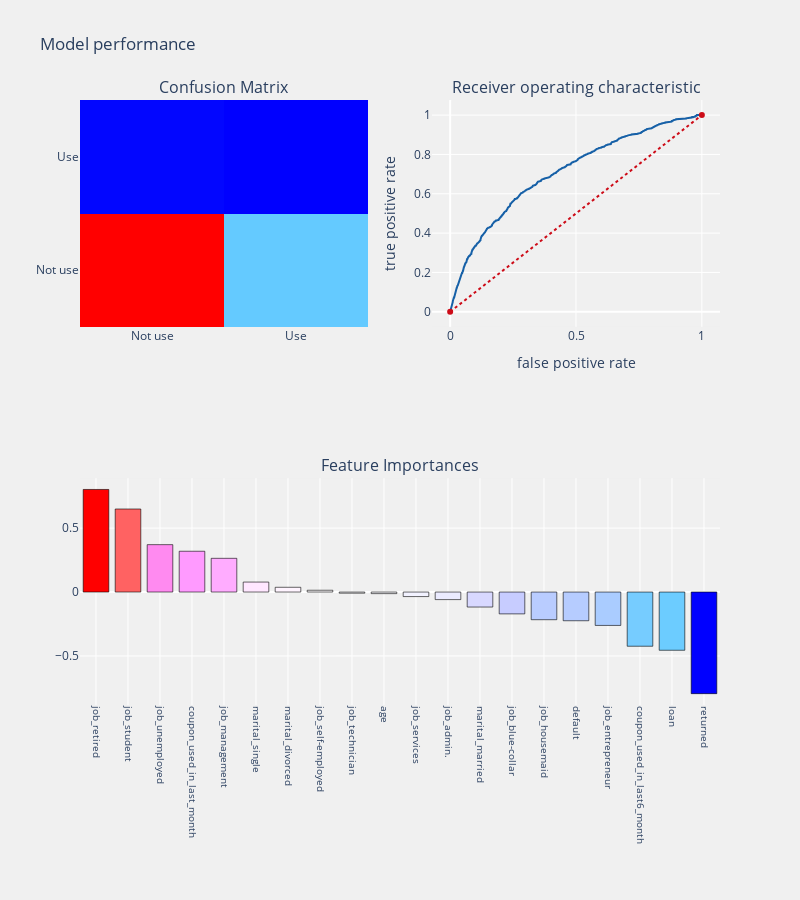

The cell this chart's notebook holds for it:
### Markdown cell above
2.1 Baseline Model

### Code cell
from sklearn.model_selection import train_test_split
from sklearn.linear_model import LogisticRegression
from sklearn.metrics import confusion_matrix,accuracy_score,classification_report
from sklearn.metrics import roc_auc_score,roc_curve,scorer
from sklearn.metrics import f1_score
import statsmodels.api as sm
from sklearn.metrics import precision_score,recall_score
from yellowbrick.classifier import DiscriminationThreshold
from sklearn.utils import resample
#splitting train and test data
train,test = train_test_split(coupon,test_size = 0.3,random_state = 100)

#balancing data(downsampling the majority class)
train_majority = train[train.coupon_use == 0]
train_minority = train[train.coupon_use == 1]
train_majority_downsampled = resample(train_majority,
                                     replace = False,
                                     n_samples = 2832,
                                     random_state = 123)
train_downsampled = pd.concat([train_majority_downsampled, train_minority])

##seperating dependent and independent variables
cols = [i for i in coupon.columns if i not in target_col]
train_X = train_downsampled.drop('coupon_use', axis = 1)
train_Y = train_downsampled.coupon_use
test_X = test[cols]
test_Y = test[target_col]


#Function attributes
#dataframe     - processed dataframe
#Algorithm     - Algorithm used 
#training_x    - predictor variables dataframe(training)
#testing_x     - predictor variables dataframe(testing)
#training_y    - target variable(training)
#training_y    - target variable(testing)
#cf - ["coefficients","features"](cooefficients for logistic 
                                 #regression,features for tree based models)

#threshold_plot - if True returns threshold plot for model
def coupon_use_prediction(algorithm,training_x,testing_x,
                             training_y,testing_y,cols,cf,threshold_plot) :
    
    #model
    algorithm.fit(training_x,training_y)
    predictions   = algorithm.predict(testing_x)
    probabilities = algorithm.predict_proba(testing_x)
    #coeffs
    if   cf == "coefficients" :
        coefficients  = pd.DataFrame(algorithm.coef_.ravel())
    elif cf == "features" :
        coefficients  = pd.DataFrame(algorithm.feature_importances_)
        
    column_df     = pd.DataFrame(cols)
    coef_sumry    = (pd.merge(coefficients,column_df,left_index= True,
                              right_index= True, how = "left"))
    coef_sumry.columns = ["coefficients","features"]
    coef_sumry    = coef_sumry.sort_values(by = "coefficients",ascending = False)
    
    print (algorithm)
    print ("\n Classification report : \n",classification_report(testing_y,predictions))
    print ("Accuracy   Score : ",accuracy_score(testing_y,predictions))
    #confusion matrix
    conf_matrix = confusion_matrix(testing_y,predictions)
    #roc_auc_score
    model_roc_auc = roc_auc_score(testing_y,predictions) 
    print ("Area under curve : ",model_roc_auc,"\n")
    fpr,tpr,thresholds = roc_curve(testing_y,probabilities[:,1])

    #plot confusion matrix(x = predicted, y = actual)
    trace1 = go.Heatmap(z = conf_matrix ,
                        x = ["Not use","Use"],
                        y = ["Not use","Use"],
                        showscale  = False,colorscale = "Picnic",
                        name = "matrix")
    
    #plot roc curve
    trace2 = go.Scatter(x = fpr,y = tpr,
                        name = "Roc : " + str(model_roc_auc),
                        line = dict(color = ('rgb(22, 96, 167)'),width = 2))
    trace3 = go.Scatter(x = [0,1],y=[0,1],
                        line = dict(color = ('rgb(205, 12, 24)'),width = 2,
                        dash = 'dot'))
    
    #plot coeffs
    trace4 = go.Bar(x = coef_sumry["features"],y = coef_sumry["coefficients"],
                    name = "coefficients",
                    marker = dict(color = coef_sumry["coefficients"],
                                  colorscale = "Picnic",
                                  line = dict(width = .6,color = "black")))
    
    #subplots
    fig = tls.make_subplots(rows=2, cols=2, specs=[[{}, {}], [{'colspan': 2}, None]],
                            subplot_titles=('Confusion Matrix',
                                            'Receiver operating characteristic',
                                            'Feature Importances'))
    
    fig.append_trace(trace1,1,1)
    fig.append_trace(trace2,1,2)
    fig.append_trace(trace3,1,2)
    fig.append_trace(trace4,2,1)
    
    fig['layout'].update(showlegend=False, title="Model performance" ,
                         autosize = False,height = 900,width = 800,
                         plot_bgcolor = 'rgba(240,240,240, 0.95)',
                         paper_bgcolor = 'rgba(240,240,240, 0.95)',
                         margin = dict(b = 195))
    fig["layout"]["xaxis2"].update(dict(title = "false positive rate"))
    fig["layout"]["yaxis2"].update(dict(title = "true positive rate"))
    fig["layout"]["xaxis3"].update(dict(showgrid = True,tickfont = dict(size = 10),
                                        tickangle = 90))
    py.iplot(fig)
    
    if threshold_plot == True : 
        visualizer = DiscriminationThreshold(algorithm)
        visualizer.fit(training_x,training_y)
        visualizer.poof()
        
logit  = LogisticRegression(C=1.0, class_weight=None, dual=False, fit_intercept=True,
          intercept_scaling=1, max_iter=100, multi_class='ovr', n_jobs=1,
          penalty='l2', random_state=None, solver='liblinear', tol=0.0001,
          verbose=0, warm_start=False)

coupon_use_prediction(logit,train_X,test_X,train_Y,test_Y,
                         cols,"coefficients",threshold_plot = True)

### Figure 1 — Plotly figure (JSON) as saved in the notebook; plotly's stock layout.template omitted (floating-point values rounded to 4 significant figures; data arrays with more than 128 entries replaced by an {"elided": "..."} marker saying what was removed)
{"data": [{"colorscale": [[0, "rgb(0,0,255)"], [0.1, "rgb(51,153,255)"], [0.2, "rgb(102,204,255)"], [0.3, "rgb(153,204,255)"], [0.4, "rgb(204,204,255)"], [0.5, "rgb(255,255,255)"], [0.6, "rgb(255,204,255)"], [0.7, "rgb(255,153,255)"], [0.8, "rgb(255,102,204)"], [0.9, "rgb(255,102,102)"], [1, "rgb(255,0,0)"]], "name": "matrix", "showscale": false, "type": "heatmap", "x": ["Not use", "Use"], "xaxis": "x", "y": ["Not use", "Use"], "yaxis": "y", "z": [[5349, 1384], [441, 422]]}, {"line": {"color": "rgb(22, 96, 167)", "width": 2}, "name": "Roc : 0.6417185791639697", "type": "scatter", "x": {"elided": "2637 float values"}, "xaxis": "x2", "y": {"elided": "2637 float values"}, "yaxis": "y2"}, {"line": {"color": "rgb(205, 12, 24)", "dash": "dot", "width": 2}, "type": "scatter", "x": [0, 1], "xaxis": "x2", "y": [0, 1], "yaxis": "y2"}, {"marker": {"color": [0.8022, 0.6494, 0.3706, 0.319, 0.2637, 0.07791, 0.03703, 0.01399, -0.008905, -0.01244, -0.03553, -0.05921, -0.1175, -0.1709, -0.2165, -0.2245, -0.2613, -0.424, -0.4556, -0.7949], "colorscale": [[0, "rgb(0,0,255)"], [0.1, "rgb(51,153,255)"], [0.2, "rgb(102,204,255)"], [0.3, "rgb(153,204,255)"], [0.4, "rgb(204,204,255)"], [0.5, "rgb(255,255,255)"], [0.6, "rgb(255,204,255)"], [0.7, "rgb(255,153,255)"], [0.8, "rgb(255,102,204)"], [0.9, "rgb(255,102,102)"], [1, "rgb(255,0,0)"]], "line": {"color": "black", "width": 0.6}}, "name": "coefficients", "type": "bar", "x": ["job_retired", "job_student", "job_unemployed", "coupon_used_in_last_month", "job_management", "marital_single", "marital_divorced", "job_self-employed", "job_technician", "age", "job_services", "job_admin.", "marital_married", "job_blue-collar", "job_housemaid", "default", "job_entrepreneur", "coupon_used_in_last6_month", "loan", "returned"], "xaxis": "x3", "y": [0.8022, 0.6494, 0.3706, 0.319, 0.2637, 0.07791, 0.03703, 0.01399, -0.008905, -0.01244, -0.03553, -0.05921, -0.1175, -0.1709, -0.2165, -0.2245, -0.2613, -0.424, -0.4556, -0.7949], "yaxis": "y3"}], "layout": {"annotations": [{"font": {"size": 16}, "showarrow": false, "text": "Confusion Matrix", "x": 0.225, "xanchor": "center", "xref": "paper", "y": 1, "yanchor": "bottom", "yref": "paper"}, {"font": {"size": 16}, "showarrow": false, "text": "Receiver operating characteristic", "x": 0.775, "xanchor": "center", "xref": "paper", "y": 1, "yanchor": "bottom", "yref": "paper"}, {"font": {"size": 16}, "showarrow": false, "text": "Feature Importances", "x": 0.5, "xanchor": "center", "xref": "paper", "y": 0.375, "yanchor": "bottom", "yref": "paper"}], "autosize": false, "height": 900, "margin": {"b": 195}, "paper_bgcolor": "rgba(240,240,240, 0.95)", "plot_bgcolor": "rgba(240,240,240, 0.95)", "showlegend": false, "title": {"text": "Model performance"}, "width": 800, "xaxis": {"anchor": "y", "domain": [0, 0.45]}, "xaxis2": {"anchor": "y2", "domain": [0.55, 1], "title": {"text": "false positive rate"}}, "xaxis3": {"anchor": "y3", "domain": [0, 1], "showgrid": true, "tickangle": 90, "tickfont": {"size": 10}}, "yaxis": {"anchor": "x", "domain": [0.625, 1]}, "yaxis2": {"anchor": "x2", "domain": [0.625, 1], "title": {"text": "true positive rate"}}, "yaxis3": {"anchor": "x3", "domain": [0, 0.375]}}}
